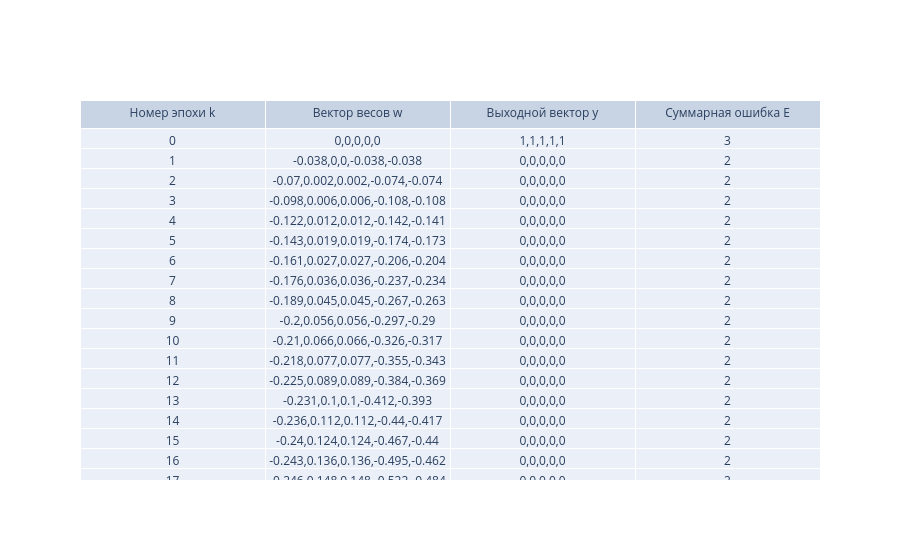

The notebook cell saved with this chart:
### Code cell
#Вычисление минимального набора векторов и вывод результатов
#Сигмоидальная функция
min_inputs = find_min_inputs(new_network)
output_sigma = check_min_inputs(new_network, min_inputs)

### Figure 1 — Plotly figure (JSON) as saved in the notebook; plotly's stock layout.template omitted (floating-point values rounded to 4 significant figures; data arrays with more than 128 entries replaced by an {"elided": "..."} marker saying what was removed)
{"data": [{"cells": {"values": {"elided": "4 rows, 336 float values in total"}}, "header": {"values": ["Номер эпохи k", "Вектор весов w", "Выходной вектор y", "Суммарная ошибка E"]}, "type": "table"}], "layout": {}}
